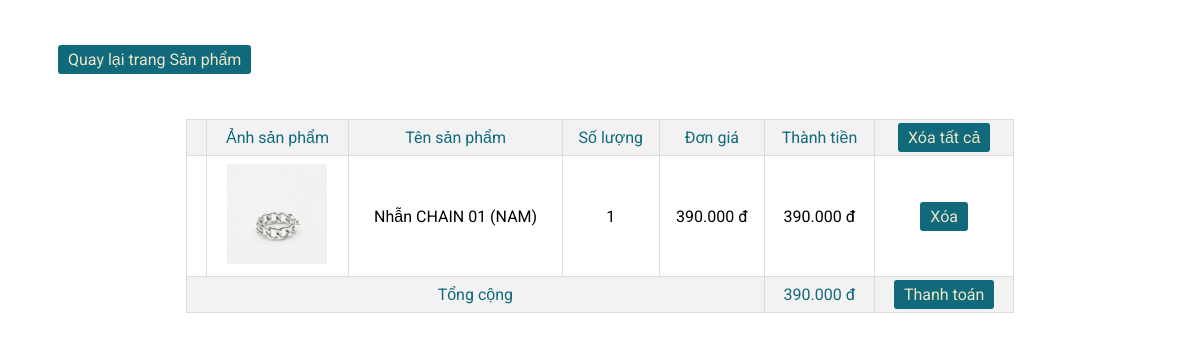
Page /view/view-cart.php (signed in) on the committed database.
### tables this page shows
CREATE TABLE `cart` (
  `id` int(20) NOT NULL,
  `user_id` int(20) NOT NULL,
  `product_id` int(20) NOT NULL,
  `price` int(100) NOT NULL,
  `qty` int(100) NOT NULL DEFAULT 1
);

CREATE TABLE `products` (
  `id` int(10) NOT NULL,
  `name` varchar(50) NOT NULL,
  `qty` int(20) NOT NULL,
  `price` int(20) NOT NULL,
  `method` varchar(500) NOT NULL,
  `image` varchar(50) NOT NULL,
  `id_type` int(10) NOT NULL
);

### view/view-cart.php (the view, shortened to what this page needs)
<!DOCTYPE html>
<html lang="en">
<head>
    <link rel="stylesheet"
        href="https://maxst.icons8.com/vue-static/landings/line-awesome/line-awesome/1.3.0/css/line-awesome.min.css">
</head>
<?php
    @include '../model/connectdb.php';
    function getCartFromDatabase($user_id, $conn) {
        $cart = array();
        $query = mysqli_query($conn, "SELECT products.*, cart.price, cart.qty FROM products INNER JOIN cart ON products.id = cart.product_id WHERE cart.user_id = '$user_id'");
        if ($query) {
            while ($row = mysqli_fetch_assoc($query)) {
                $item = array(
                    'id' => $row['id'],
                    'name' => $row['name'],
                    'image' => $row['image'],
                    'price' => $row['price'],
                    'quantity' => $row['qty']
                );
                $cart[$row['id']] = $item;
            }
        }
        return $cart;
    }
    if (!isset($_SESSION['id_user'])) {
        header('location: ../login/login.php');
        exit;
    }else{
        $user_id = $_SESSION['id_user'];
    }
    $cart = getCartFromDatabase($user_id, $conn);
?>
<body>
    <div class="panel-body">
        <div class="back-button">
            <a href="../index.php?act=sanpham" class="mot">Quay lại trang Sản phẩm</a>
        </div>
        <table class="table table-bordered table-hover">
            <thead>
                <tr>
                    <th></th>
                    <th>Ảnh sản phẩm</th>
                    <th>Tên sản phẩm</th>
                    <th>Số lượng</th>
                    <th>Đơn giá</th>
                    <th>Thành tiền</th>
                    <th><a href="?clear_all=true" class="mot" onclick="return confirmDeleteAll()">Xóa tất cả</a></th>
                </tr>
            </thead>
            <tbody>
                <?php
                $total = 0;
                foreach ($cart as $id => $product):
                    $subtotal = $product['price'] * $product['quantity'];
                    $total += $subtotal;
                    ?>
                    <tr>
                        <td></td>
                        <td><img src="../admin/update_img/<?php echo $product['image']; ?>" alt="" width="100px"></td>
                        <td>
                            <?php echo $product['name']; ?>
                        </td>
                        <td>
                            <?php echo $product['quantity']; ?>
                        </td>
                        <td>
                            <?php echo number_format($product['price'], 0, ',', '.'); ?> đ
                        </td>
                        <td>
                            <?php echo number_format($subtotal, 0, ',', '.'); ?> đ
                        </td>
                        <td><a href="?remove=<?php echo $id; ?>" class="mot" onclick="return confirmDelete()">Xóa</a></td>
                    </tr>
                <?php endforeach; ?>
            </tbody>
            <tfoot>
                <tr>
                    <th colspan="5">Tổng cộng</th>
                    <th>
                        <?php echo number_format($total, 0, ',', '.'); ?> đ
                    </th>
                    <th><a href="../view/checkout.php" class="mot">Thanh toán</a></th>
                </tr>
            </tfoot>
        </table>
    </div>
</body>
</html>

### view/view-cart.php (style rules this page uses)
body { font-family: 'Roboto', sans-serif; }
table { border-collapse: collapse; width: 70%; margin: 20px auto; }
th { font-weight: normal; background-color: #f2f2f2; border: 1px solid #dddddd; padding: 8px; color: #116A7B; }
td { border: 1px solid #dddddd; padding: 8px; text-align: center; }
a.mot { text-decoration: none; background-color:#116A7B; color: #ECE5C7; padding: 5px 10px; border-radius: 3px; }
.back-button { margin: 50px; text-align: left; }

### rows in the picture
cart: product.image (picture), product.name "Nhẫn CHAIN 01 (NAM)", qty "1", price "390.000", subtotal "390.000"

### other values in the picture
$total "390.000"
